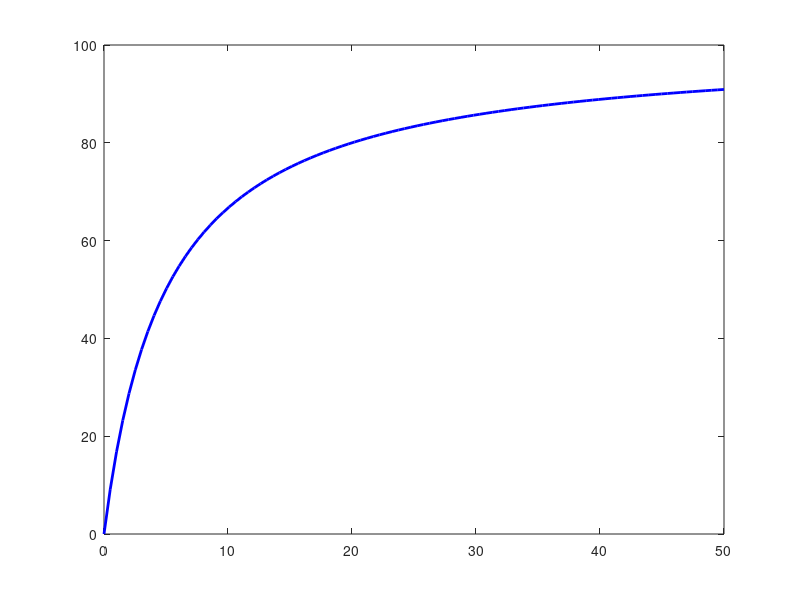

Source code (MATLAB): (Note: this script raises an error after producing the figure.)

%% DAY 2: ENZYME KINETICS
% Michaelis-Menten and Nonlinear Curve Fitting

clear;
close all;
clc;

rng(42);

%% EXERCISE 1: MICHAELIS-MENTEN CURVE

Vmax_true = 100;
Km_true = 5;

S = linspace(0,50,100);

% Michaelis-Menten equation
mm = @(S,Vmax,Km) (Vmax .* S) ./ (Km + S);

rate = mm(S,Vmax_true,Km_true);

figure;

plot(S,rate,'b','LineWidth',2);
hold on;

yline(Vmax_true,'r--','Vmax');
xline(Km_true,'k--','Km');

xlabel('Substrate Concentration [S]');
ylabel('Reaction Rate');
title('Michaelis-Menten Enzyme Kinetics');

legend('Reaction Rate','Vmax','Km');
grid on;

%% EXERCISE 2: GENERATE NOISY EXPERIMENTAL DATA

S_data = linspace(0.5,50,30);

true_rate = mm(S_data,Vmax_true,Km_true);

% Add experimental noise
noise = 5 * randn(size(S_data));

data_rate = true_rate + noise;

figure;

scatter(S_data,data_rate,40,'filled');
hold on;

plot(S,rate,'r','LineWidth',2);

xlabel('Substrate Concentration [S]');
ylabel('Reaction Rate');

title('Noisy Experimental Enzyme Data');

legend('Experimental Data','True Curve');
grid on;

%% EXERCISE 3: NONLINEAR OPTIMIZATION

% Initial parameter guesses
initial_guess = [80,3];

% Objective function: sum of squared errors
objective = @(p) sum( ...
    (data_rate - mm(S_data,abs(p(1)),abs(p(2)))).^2);

% Optimization using fminsearch
estimated = fminsearch(objective,initial_guess);

Vmax_est = abs(estimated(1));
Km_est = abs(estimated(2));

% Generate fitted curve
S_fit = linspace(0,50,200);

fitted_rate = mm(S_fit,Vmax_est,Km_est);

% Calculate goodness of fit
predicted = mm(S_data,Vmax_est,Km_est);

SSE = sum((data_rate-predicted).^2);

SST = sum((data_rate-mean(data_rate)).^2);

R_squared = 1-SSE/SST;

RMSE = sqrt(mean((data_rate-predicted).^2));

fprintf('\n===== NONLINEAR OPTIMIZATION =====\n');

fprintf('True Vmax: %.4f\n',Vmax_true);
fprintf('Estimated Vmax: %.4f\n',Vmax_est);

fprintf('True Km: %.4f\n',Km_true);
fprintf('Estimated Km: %.4f\n',Km_est);

fprintf('R-squared: %.4f\n',R_squared);
fprintf('RMSE: %.4f\n',RMSE);

% Plot fitted results
figure;

scatter(S_data,data_rate,40,'b','filled');
hold on;

plot(S_fit,fitted_rate,'r','LineWidth',2);

xlabel('Substrate Concentration [S]');
ylabel('Reaction Rate');

title('Nonlinear Optimization: Michaelis-Menten Fit');

legend('Noisy Data','Optimized Curve');
grid on;

saveas(gcf,'michaelis_menten_fit.png');

%% EXERCISE 4: LINEWEAVER-BURK PLOT

% Remove nonpositive noisy reaction rates
valid = data_rate > 0;

x = 1 ./ S_data(valid);
y = 1 ./ data_rate(valid);

% Linear regression
coefficients = polyfit(x,y,1);

slope = coefficients(1);
intercept = coefficients(2);

Vmax_LB = 1/intercept;
Km_LB = slope/intercept;

fprintf('\n===== LINEWEAVER-BURK =====\n');

fprintf('Vmax from Lineweaver-Burk: %.4f\n',Vmax_LB);
fprintf('Km from Lineweaver-Burk: %.4f\n',Km_LB);

% Plot
x_fit = linspace(min(x),max(x),100);

y_fit = polyval(coefficients,x_fit);

figure;

scatter(x,y,40,'b','filled');
hold on;

plot(x_fit,y_fit,'r','LineWidth',2);

xlabel('1 / Substrate Concentration');
ylabel('1 / Reaction Rate');

title('Lineweaver-Burk Plot');

legend('Experimental Data','Linear Fit');
grid on;

saveas(gcf,'lineweaver_burk.png');

%% EXERCISE 5: COMPETITIVE ENZYME INHIBITION

I = 4;
Ki = 2;

% Apparent Km under competitive inhibition
Km_inhibited = Km_true * (1 + I/Ki);

normal_rate = mm(S,Vmax_true,Km_true);

inhibited_rate = mm(S,Vmax_true,Km_inhibited);

figure;

plot(S,normal_rate,'b','LineWidth',2);
hold on;

plot(S,inhibited_rate,'r--','LineWidth',2);

xlabel('Substrate Concentration [S]');
ylabel('Reaction Rate');

title('Competitive Enzyme Inhibition');

legend('Normal Enzyme','Competitive Inhibition');
grid on;

saveas(gcf,'enzyme_inhibition.png');

%% EXERCISE 6: PARAMETER COMPARISON

figure;

bar([Vmax_true,Vmax_est,Km_true,Km_est]);

set(gca,'XTickLabel', ...
    {'True Vmax','Estimated Vmax','True Km','Estimated Km'});

ylabel('Parameter Value');

title('True vs Estimated Enzyme Parameters');

grid on;

fprintf('\n===== PROJECT COMPLETE =====\n');

fprintf('All six enzyme kinetics exercises completed.\n');
